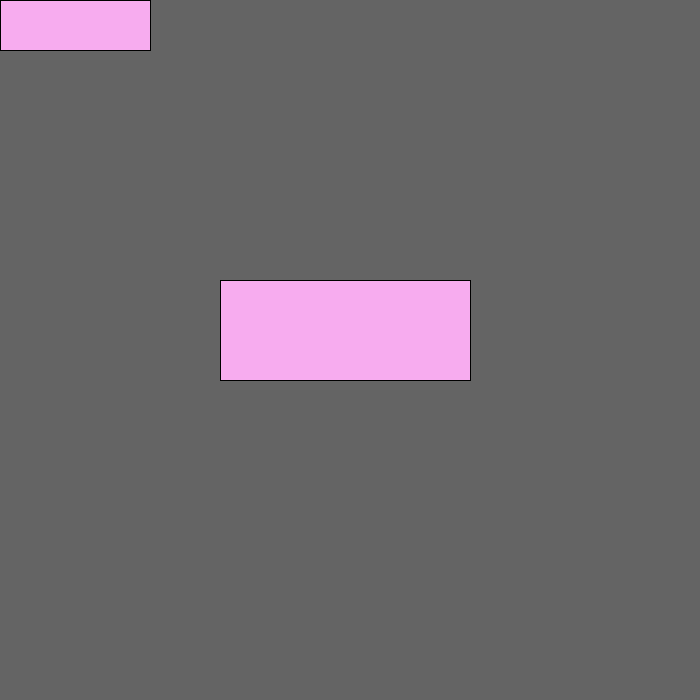
Frame 1 (no input)
Frame 60 (the mouse pressed at the canvas centre just before this capture): identical to frame 1, image omitted
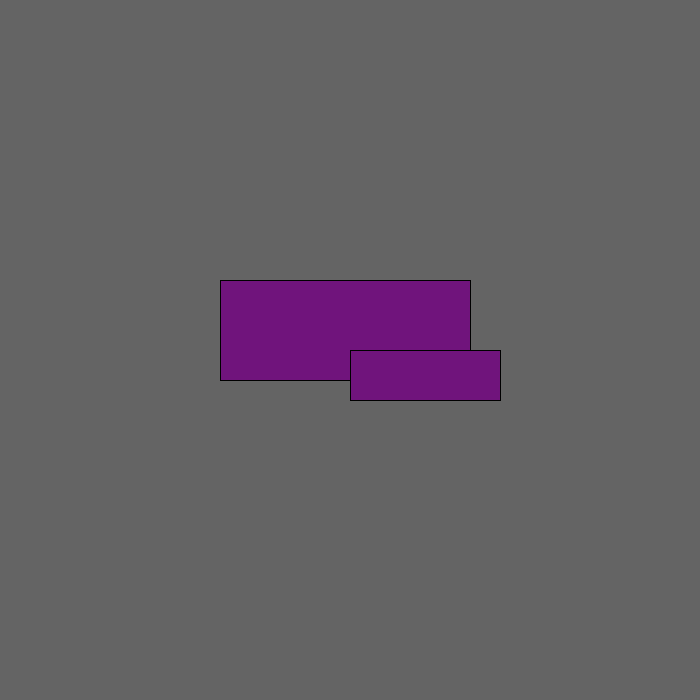
Frame 120 (the mouse held since frame 60 and released just before this capture)

The Processing sketch that drew these frames (run headless with seeded random() and noise(); from frame 60 on, the mouse is pressed at the canvas centre):

// Processing sketch: processing_53641
// ── processing_53641.pde

void setup() {
  size(700, 700);
  smooth();
}
 
void draw() {
  background(100, 100, 100);
   
    if (intersect(130, 100, 75,  mouseX, mouseY, 160)) {
    fill(247, 172, 239);
  }
  else {
    fill(112, 20, 124);
 
  }
  rect(220, 280, 250, 100);
  rect(mouseX,  mouseY, 150, 50);
}
 
boolean intersect(float a1, float b1, float c1, float a2, float b2, float c2) { 
  float d = dist(a1, b1, a2, b2); 
  if ( d < (c1 + c2) ) { 
    return true;
  }
  else {
    return false;
  }
}
